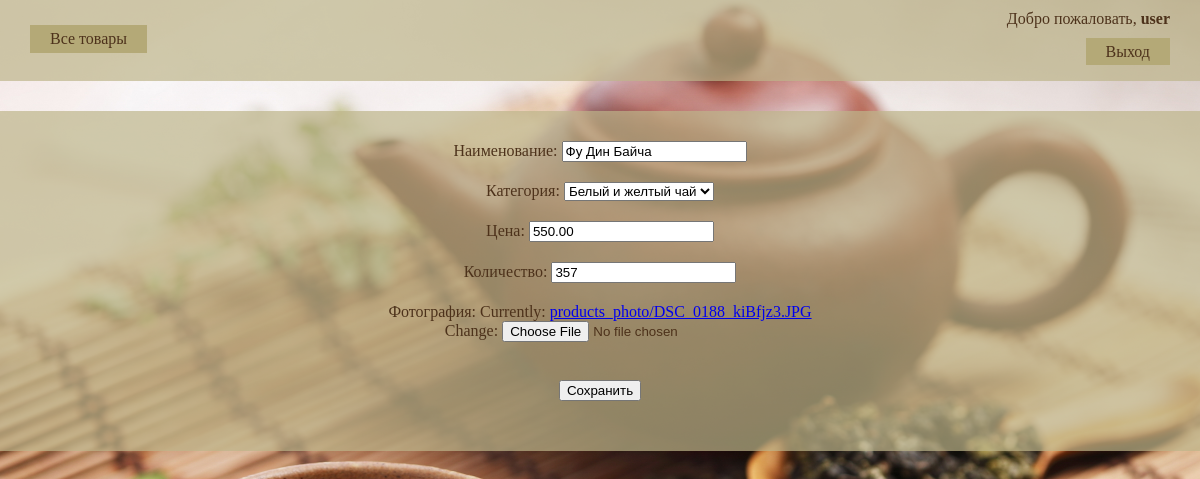
/tea/product/4/update/ (signed in), run on the app's committed database.
### tea/models.py (models this page shows, shortened)
class Product(models.Model):
    name = models.CharField(max_length=100)
    category = models.ForeignKey(Category, on_delete=models.CASCADE)
    price = models.DecimalField(max_digits=10, decimal_places=2)
    quantity = models.PositiveIntegerField()
    photo = models.ImageField(default='None', upload_to='products_photo/')
    user = models.ForeignKey(User, null=True)

### tea/views.py (the view)
# urls.py: url(r'^product/(?P<id>\d+)/update/$', ProductUpdate.as_view(), name='product_update'),
class ProductUpdate(UpdateView):
    model = Product
    pk_url_kwarg = 'id'
    template_name = 'edit_product.html'
    fields = ['name', 'category', 'price', 'quantity', 'photo']

### tea/models.py (called while the page is built)
    def __str__(self):
        return str(self.name)

### templates/edit_product.html (shortened to what this page needs)
{% extends "base.html" %}
{% block content %}
    <div class="form">
        <form action="" method="post" enctype="multipart/form-data">{% csrf_token %}
            <label for="{{ form.name.id_for_label }}">Наименование: </label>
            {{ form.name }}<br>
            <label for="{{ form.category.id_for_label }}">Категория: </label>
            {{ form.category }}<br>
            <label for="{{ form.price.id_for_label }}">Цена: </label>
            {{ form.price }}<br>
            <label for="{{ form.quantity.id_for_label }}">Количество: </label>
            {{ form.quantity }}<br>
            <label for="{{ form.photo.id_for_label }}">Фотография: </label>
            {{ form.photo }}
            <br><br>
            <input type="submit" value="Сохранить" name="add_product" />
        </form>
    </div>
{% endblock %}

### templates/base.html (shortened to what this page needs)
<!DOCTYPE html>
<html lang="en">
<head>
    {% load staticfiles %}
    <link rel="stylesheet" type="text/css" href='{% static "css/style.css" %}'>
</head>
<body>
    <header>
        {% if user.is_authenticated %}
            <p>Добро пожаловать, <b>{{user}}</b></p>
            <p  class="btn"><a href="/tea/logout/">Выход</a></p>
        {% else %}
            <p  class="btn"><a href="/tea/login/">Вход</a></p>
            <p class="btn"><a href="/tea/register/">Регистрация</a></p>
        {% endif %}
        <a href="/tea/" class="main_link">Все товары</a>
    </header>
    {% block content %}
    {% endblock %}
</body>
</html>

### static/css/style.css (style rules this page uses)
html, body, div, span, a, img, strong, b, u, i, ol, ul, li, form, label, table, tbody, thead, tr, th, td, article, aside, footer, header, menu, nav, h1,h2,h3, p { margin: 0; padding: 0; border: 0; }
html, body { height: 100%; width: 100%; }
body { background: url(../images/back.jpg) no-repeat; background-size: cover; background-attachment: fixed; }
header { background-color: rgba(190, 181, 138, 0.7); padding: 10px 30px 20px 0; }
header a, header p { text-align: right; text-decoration: none; color: #4d321b; }
.btn { margin-top: 15px; }
.btn a { padding: 5px 20px; font-size: 16px; background-color: #b4a977; -moz-transition: background-color 0.3s 0.1s ease; -o-transition: background-color 0.3s 0.1s ease; -webkit-transition: background-color 0.3s 0.1s ease; }
.main_link { position: absolute; text-align: left; top: 25px; left: 30px; background-color: #b4a977; padding: 5px 20px; font-size: 16px; -moz-transition: background-color 0.3s 0.1s ease; -o-transition: background-color 0.3s 0.1s ease; -webkit-transition: background-color 0.3s 0.1s ease; }
.form form p, .form { text-align: center; }
.form { margin: 0 auto; margin-top: 30px; background-color: rgba(190, 181, 138, 0.7); padding: 30px 0; color: #4d321b; }
.form input, select { margin-bottom: 20px; }

### data on the page
Product: name "Фу Дин Байча", category "Белый и желтый чай", price "550.00", quantity "357"

### other printed values
{{ user }} "user"
